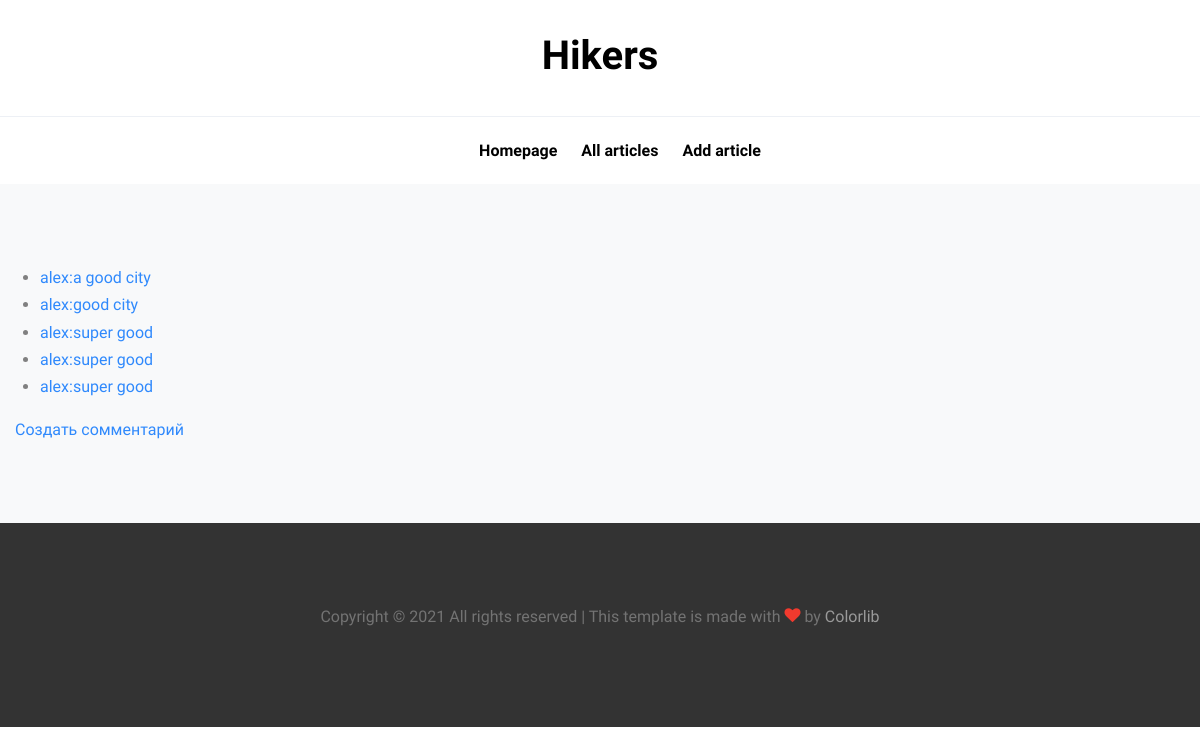
Page /articles/comment/ on the committed database.
### articles/models.py (models this page shows, shortened)
class Comment(models.Model):
    comment_autr = models.ForeignKey('auth.User', on_delete=models.CASCADE)
    comment_autor = models.CharField(max_length = 50, null=True)
    comment_text = models.CharField(max_length = 1000)
    comment_artc = models.ForeignKey(Article, on_delete=models.CASCADE)

### articles/views.py (the view)
# urls.py: path('comment/', views.CommentListView.as_view(), name='comment_list'),
class CommentListView(ListView):
    model = Comment
    template_name = 'articles/comment_list.html'
    context_object_name = 'comments'

### articles/templates/articles/comment_list.html
{% extends "articles/base.html" %}
{% block content %}
    <div class="site-section bg-light">
      <div class="container">
        <div class="row align-items-stretch retro-layout-2">
            <ul>
            {% for comment in comments%}
                <li>
                    <a href = "{%url 'articles:comment_one' pk=comment.pk %}">{{comment.comment_autor}}:{{comment.comment_text}}</a>
                </li>
            {% endfor %}
            </ul>
        </div>
          <a href = "{%url 'articles:comment_create' %}">Создать сомментарий</a>
      </div>
    </div>
{% endblock %}

### articles/static/articles/css/style.css (style rules this page uses)
body { line-height: 1.7; color: gray; font-weight: 300; font-size: 1rem; background: #fff; font-family: "Muli", -apple-system, BlinkMacSystemFont, "Segoe UI", Roboto, "Helvetica Neue", Arial, sans-serif, "Apple Color Emoji", "Segoe UI Emoji", "Segoe UI Symbol", "Noto Color Emoji"; }
a { -webkit-transition: .3s all ease; -o-transition: .3s all ease; transition: .3s all ease; color: #2f89fc; }
.site-section { padding: 2.5em 0; }
@media (min-width: 768px) { .site-section { padding: 5em 0; } }
.container { max-width: 1200px; }

### rows in the picture
Comment: comment_autor "alex", comment_text "a good city"
Comment: comment_autor "alex", comment_text "good city"
Comment: comment_autor "alex", comment_text "super good"
Comment: comment_autor "alex", comment_text "super good"
Comment: comment_autor "alex", comment_text "super good"
